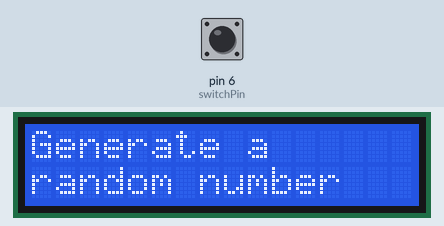
This sketch was run on a simulated Arduino Uno, built with avr-gcc and run on an emulated ATmega328P. On the bench: 16×2 character LCD. The test bench sets the inputs (shaded band); at power-on: pin 6 (switchPin) LOW. Random numbers use the default seed unless the sketch sets one.

Above: at 1.2 s.
1.3 s: pin 6 (switchPin) pulled HIGH for 0.15 s
At 2.4 s:
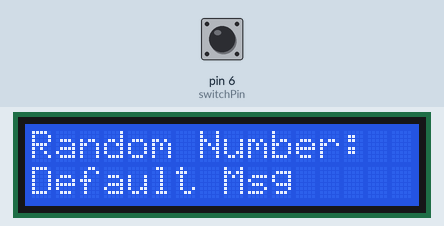
2.9 s: pin 6 (switchPin) pulled HIGH for 1 s
At 4.9 s:
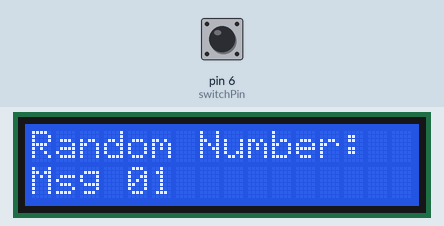
Timing chart, 0 to 6.4 s (numbered marks = the images above; inputs shaded):
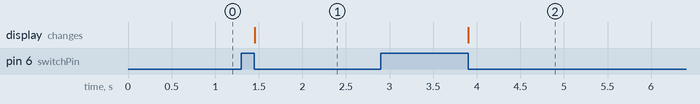

The sketch:

sketch_project11.ino
```cpp
/*
  Arduino Starter Kit -- Project 11
 */

#include <LiquidCrystal.h>
LiquidCrystal lcd(12, 11, 5, 4, 3, 2);

const int switchPin = 6;
int currSwitchState = 0;
int prevSwitchState = 0;
int reply;

void setup() {
  lcd.begin(16, 2);
  pinMode(switchPin, INPUT);
  lcd.print("Generate a ");
  lcd.setCursor(0, 1);
  lcd.print("random number");
}

void loop() {
   currSwitchState = digitalRead(switchPin);

   if (currSwitchState != prevSwitchState) {
     if (currSwitchState == LOW) {
       reply = random(8);

       lcd.clear();
       lcd.setCursor(0, 0);
       lcd.print("Random Number:");
       lcd.setCursor(0, 1);

       switch (reply) {
         case 0:
           lcd.print("Msg 00");
           break;
         case 1:
           lcd.print("Msg 01");
           break;
         case 2:
           lcd.print("Msg 02");
           break;
         case 3:
           lcd.print("Msg 03");
           break;
         default:
           lcd.print("Default Msg");

       }
     }
   }

   prevSwitchState = currSwitchState;
}
```

Measured:
- after the input at 1.3 s, the display: changes after 0.16 s (image 1)
- after the input at 2.9 s, the display: changes after 1.0 s (image 2)
